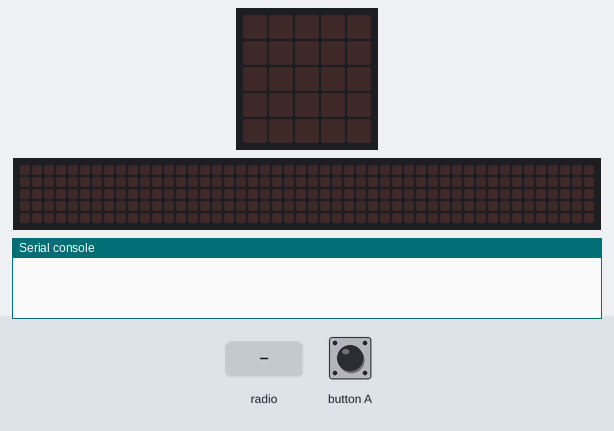
Bench run of a program on a simulated BBC micro:bit (MakeCode). Shown: the board's 5×5 LED display, a strip that is not on the board, showing the scrolling text unrolled, the last lines printed to the serial console. The test bench sets the inputs (shaded band). No radio messages arrive unless stated (any console line starting 'radio sent:' is added by the test bench); the 48×5 strip is a reading aid, not a part: it shows the text the display is scrolling, unrolled, one strip-width of it at a time.

Above: at 1.2 s.
1.3 s: button A pressed for 0.15 s
At 2.0 s:
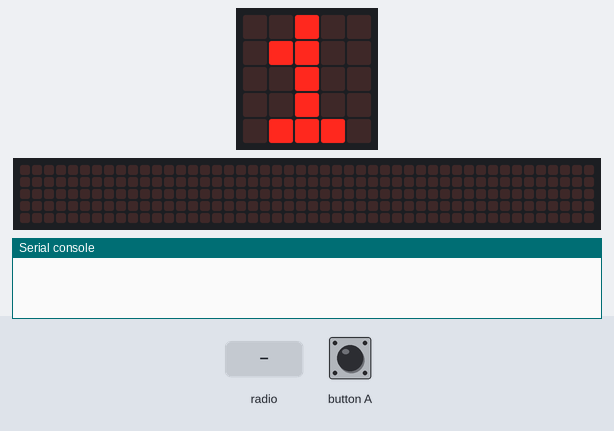
At 2.42 s:
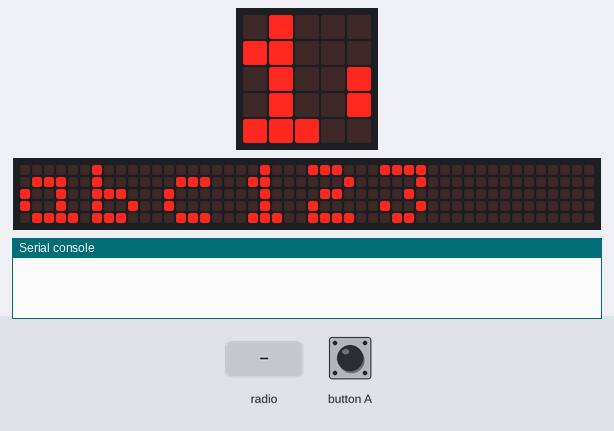
4.3 s: radio message "1" arrives
7.3 s: radio message "0" arrives
10.3 s: button A pressed for 0.15 s
At 11.8 s:
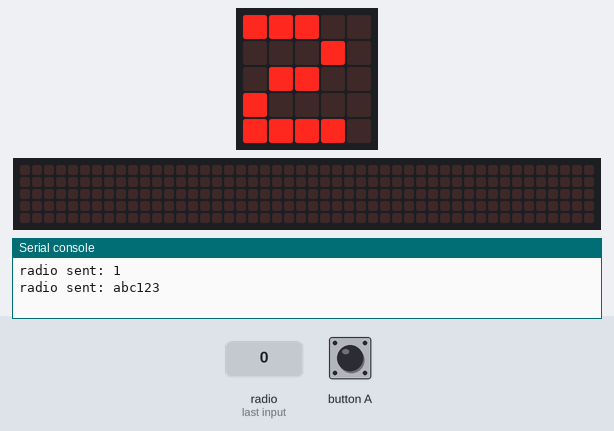

Measured:
- after the input at 1.3 s, the display: changes after 0.15 s (image 1)
- after the input at 10.3 s, the display: first differs from a run without the input after 0.90 s (image 3)
- what the display in image 1 shows lasts 0.7 s, from 1.5 s to 2.2 s

The program:

main.ts
```typescript
radio.onReceivedNumber(function (receivedNumber) {
    basic.showIcon(IconNames.Heart)
    basic.showNumber(receivedNumber)
    group = receivedNumber
})
input.onButtonPressed(Button.A, function () {
    group += 1
    radio.setGroup(group)
    basic.showNumber(group)
    basic.showString(密碼)
    radio.sendNumber(group)
    radio.sendString(密碼)
})
radio.onReceivedString(function (receivedString) {
    basic.showIcon(IconNames.Happy)
    basic.showString(receivedString)
    密碼 = receivedString
})
let 密碼 = ""
let group = 0
radio.setGroup(1)
group = 0
密碼 = "abc123"
basic.forever(function () {

})
```

test.ts
```typescript
// 在這裡測試；當此封包作為擴充功能時，將不會編譯此內容。
```
